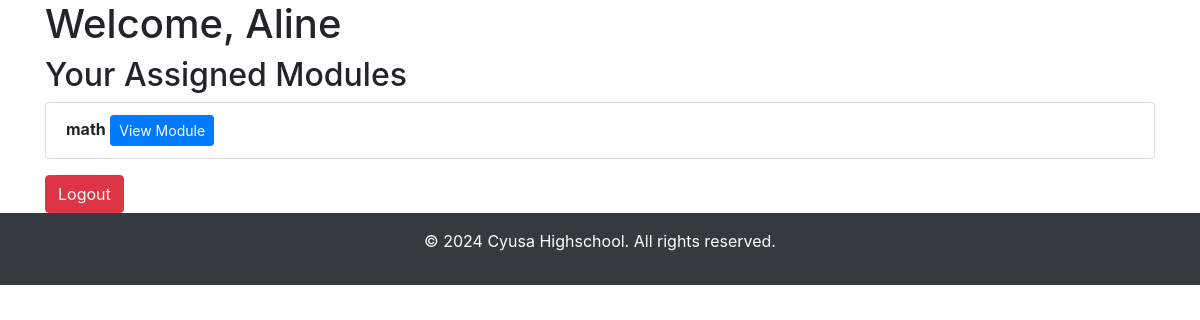
Before: /student_dashboard (signed in) with the older database file.
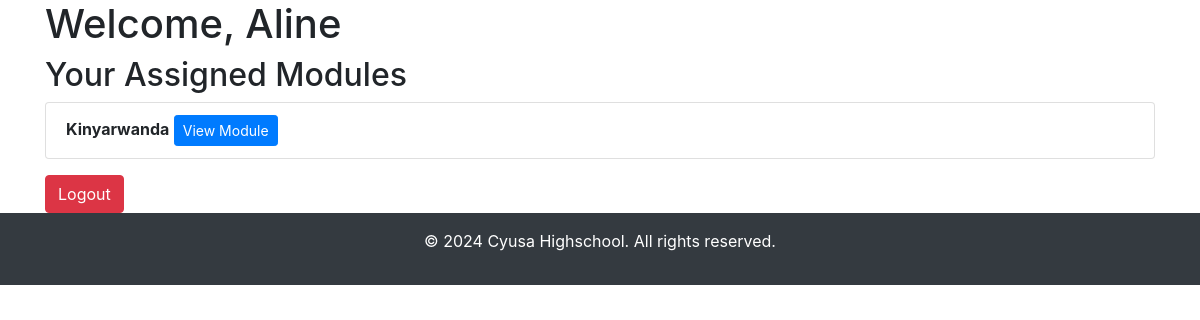
After: the same page with the newer database file.
### app.py (models this page shows)
class Module(db.Model):
    id = db.Column(db.Integer, primary_key=True)
    title = db.Column(db.String(100), nullable=False)
    terms_conditions = db.Column(db.Text, nullable=False)
    quizzes = db.relationship('Quiz', backref='module', lazy=True)

### app.py (the view)
@app.route('/student_dashboard')
@login_required
def student_dashboard_view():
    if current_user.role != 'student':
        return redirect(url_for('teacher_dashboard'))
    assigned_modules = current_user.modules
    return render_template('student_dashboard.html', modules=assigned_modules)

### app.py (called while the page is built)
@login_manager.user_loader
def load_user(user_id):
    return User.query.get(int(user_id))

### templates/student_dashboard.html (shortened to what this page needs)
<!DOCTYPE html>
<html lang="en">
<head>
    <link rel="stylesheet" href="https://stackpath.bootstrapcdn.com/bootstrap/4.5.2/css/bootstrap.min.css">
</head>
<body>
    <div class="container">
        <h1>Welcome, {{ current_user.username }}</h1>
        <h2>Your Assigned Modules</h2>
        <ul class="list-group">
            {% if modules %}
                {% for module in modules %}
                    <li class="list-group-item">
                        <strong>{{ module.title }}</strong>
                        <a href="{{ url_for('view_module', module_id=module.id) }}" class="btn btn-primary btn-sm">View Module</a>
                    </li>
                {% endfor %}
            {% else %}
                <li class="list-group-item">No modules assigned.</li>
            {% endif %}
        </ul>
        <a href="/logout" class="btn btn-danger mt-3">Logout</a>
    </div>
    <footer class="bg-dark text-white text-center py-3">
        <p>© 2024 Cyusa Highschool. All rights reserved.</p>
    </footer>
</body>
</html>

Changed rows visible on the page:
removed Module: title "math"
added Module: title "Kinyarwanda"
